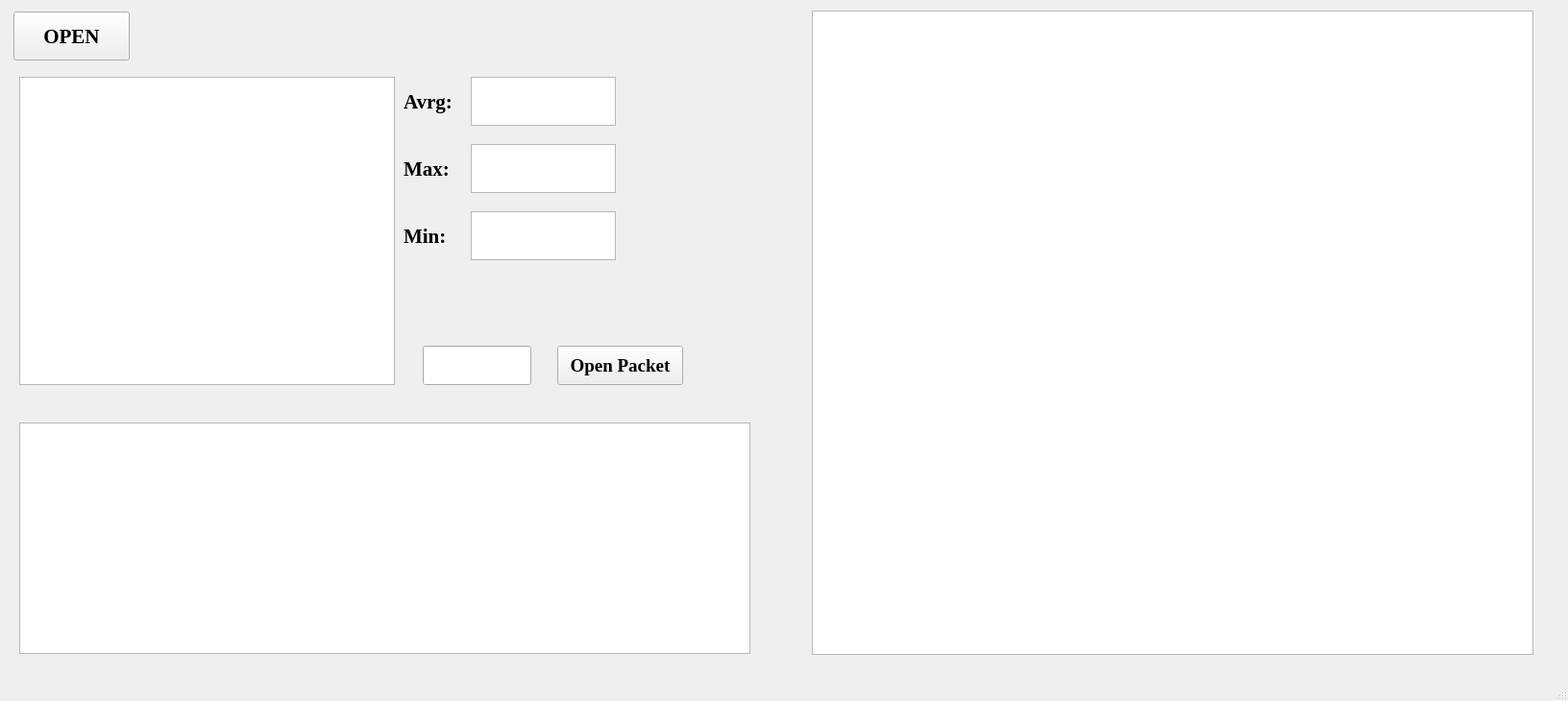
<?xml version="1.0" encoding="UTF-8"?>
<ui version="4.0">
 <class>Sniffer</class>
 <widget class="QMainWindow" name="Sniffer">
  <property name="geometry">
   <rect>
    <x>0</x>
    <y>0</y>
    <width>1632</width>
    <height>730</height>
   </rect>
  </property>
  <property name="minimumSize">
   <size>
    <width>1632</width>
    <height>730</height>
   </size>
  </property>
  <property name="maximumSize">
   <size>
    <width>1632</width>
    <height>730</height>
   </size>
  </property>
  <property name="windowTitle">
   <string>MainWindow</string>
  </property>
  <widget class="QWidget" name="centralwidget">
   <widget class="QPushButton" name="Open">
    <property name="geometry">
     <rect>
      <x>14</x>
      <y>12</y>
      <width>121</width>
      <height>51</height>
     </rect>
    </property>
    <property name="font">
     <font>
      <family>Times New Roman</family>
      <pointsize>16</pointsize>
      <weight>75</weight>
      <bold>true</bold>
     </font>
    </property>
    <property name="text">
     <string>OPEN</string>
    </property>
   </widget>
   <widget class="QTextEdit" name="Text">
    <property name="geometry">
     <rect>
      <x>20</x>
      <y>80</y>
      <width>391</width>
      <height>321</height>
     </rect>
    </property>
    <property name="font">
     <font>
      <pointsize>14</pointsize>
      <weight>75</weight>
      <bold>true</bold>
     </font>
    </property>
    <property name="readOnly">
     <bool>true</bool>
    </property>
   </widget>
   <widget class="QTextEdit" name="Avrg">
    <property name="geometry">
     <rect>
      <x>490</x>
      <y>80</y>
      <width>151</width>
      <height>51</height>
     </rect>
    </property>
    <property name="font">
     <font>
      <pointsize>18</pointsize>
      <weight>75</weight>
      <bold>true</bold>
     </font>
    </property>
    <property name="readOnly">
     <bool>true</bool>
    </property>
   </widget>
   <widget class="QTextEdit" name="Max">
    <property name="geometry">
     <rect>
      <x>490</x>
      <y>150</y>
      <width>151</width>
      <height>51</height>
     </rect>
    </property>
    <property name="font">
     <font>
      <pointsize>18</pointsize>
      <weight>75</weight>
      <bold>true</bold>
     </font>
    </property>
    <property name="readOnly">
     <bool>true</bool>
    </property>
    <property name="html">
     <string>&lt;!DOCTYPE HTML PUBLIC &quot;-//W3C//DTD HTML 4.0//EN&quot; &quot;http://www.w3.org/TR/REC-html40/strict.dtd&quot;&gt;
&lt;html&gt;&lt;head&gt;&lt;meta name=&quot;qrichtext&quot; content=&quot;1&quot; /&gt;&lt;style type=&quot;text/css&quot;&gt;
p, li { white-space: pre-wrap; }
&lt;/style&gt;&lt;/head&gt;&lt;body style=&quot; font-family:'MS Shell Dlg 2'; font-size:18pt; font-weight:600; font-style:normal;&quot;&gt;
&lt;p style=&quot;-qt-paragraph-type:empty; margin-top:0px; margin-bottom:0px; margin-left:0px; margin-right:0px; -qt-block-indent:0; text-indent:0px; font-size:8.25pt; font-weight:400;&quot;&gt;&lt;br /&gt;&lt;/p&gt;&lt;/body&gt;&lt;/html&gt;</string>
    </property>
   </widget>
   <widget class="QTextEdit" name="Min">
    <property name="geometry">
     <rect>
      <x>490</x>
      <y>220</y>
      <width>151</width>
      <height>51</height>
     </rect>
    </property>
    <property name="font">
     <font>
      <pointsize>18</pointsize>
      <weight>75</weight>
      <bold>true</bold>
     </font>
    </property>
    <property name="readOnly">
     <bool>true</bool>
    </property>
    <property name="html">
     <string>&lt;!DOCTYPE HTML PUBLIC &quot;-//W3C//DTD HTML 4.0//EN&quot; &quot;http://www.w3.org/TR/REC-html40/strict.dtd&quot;&gt;
&lt;html&gt;&lt;head&gt;&lt;meta name=&quot;qrichtext&quot; content=&quot;1&quot; /&gt;&lt;style type=&quot;text/css&quot;&gt;
p, li { white-space: pre-wrap; }
&lt;/style&gt;&lt;/head&gt;&lt;body style=&quot; font-family:'MS Shell Dlg 2'; font-size:18pt; font-weight:600; font-style:normal;&quot;&gt;
&lt;p style=&quot;-qt-paragraph-type:empty; margin-top:0px; margin-bottom:0px; margin-left:0px; margin-right:0px; -qt-block-indent:0; text-indent:0px; font-size:8.25pt; font-weight:400;&quot;&gt;&lt;br /&gt;&lt;/p&gt;&lt;/body&gt;&lt;/html&gt;</string>
    </property>
   </widget>
   <widget class="QLabel" name="label">
    <property name="geometry">
     <rect>
      <x>420</x>
      <y>150</y>
      <width>61</width>
      <height>51</height>
     </rect>
    </property>
    <property name="font">
     <font>
      <family>Times New Roman</family>
      <pointsize>16</pointsize>
      <weight>75</weight>
      <bold>true</bold>
     </font>
    </property>
    <property name="text">
     <string>Max:</string>
    </property>
   </widget>
   <widget class="QLabel" name="label_2">
    <property name="geometry">
     <rect>
      <x>420</x>
      <y>220</y>
      <width>61</width>
      <height>51</height>
     </rect>
    </property>
    <property name="font">
     <font>
      <family>Times New Roman</family>
      <pointsize>16</pointsize>
      <weight>75</weight>
      <bold>true</bold>
     </font>
    </property>
    <property name="text">
     <string>Min:</string>
    </property>
   </widget>
   <widget class="QLabel" name="label_3">
    <property name="geometry">
     <rect>
      <x>420</x>
      <y>80</y>
      <width>61</width>
      <height>51</height>
     </rect>
    </property>
    <property name="font">
     <font>
      <family>Times New Roman</family>
      <pointsize>16</pointsize>
      <weight>75</weight>
      <bold>true</bold>
     </font>
    </property>
    <property name="text">
     <string>Avrg:</string>
    </property>
   </widget>
   <widget class="QLineEdit" name="Num">
    <property name="geometry">
     <rect>
      <x>440</x>
      <y>360</y>
      <width>113</width>
      <height>41</height>
     </rect>
    </property>
    <property name="font">
     <font>
      <pointsize>14</pointsize>
      <weight>75</weight>
      <bold>true</bold>
     </font>
    </property>
   </widget>
   <widget class="QPushButton" name="pushButton">
    <property name="geometry">
     <rect>
      <x>580</x>
      <y>360</y>
      <width>131</width>
      <height>41</height>
     </rect>
    </property>
    <property name="font">
     <font>
      <family>Times New Roman</family>
      <pointsize>14</pointsize>
      <weight>75</weight>
      <bold>true</bold>
     </font>
    </property>
    <property name="text">
     <string>Open Packet</string>
    </property>
   </widget>
   <widget class="QTextEdit" name="Pack">
    <property name="geometry">
     <rect>
      <x>20</x>
      <y>440</y>
      <width>761</width>
      <height>241</height>
     </rect>
    </property>
    <property name="font">
     <font>
      <pointsize>16</pointsize>
      <weight>75</weight>
      <bold>true</bold>
     </font>
    </property>
    <property name="html">
     <string>&lt;!DOCTYPE HTML PUBLIC &quot;-//W3C//DTD HTML 4.0//EN&quot; &quot;http://www.w3.org/TR/REC-html40/strict.dtd&quot;&gt;
&lt;html&gt;&lt;head&gt;&lt;meta name=&quot;qrichtext&quot; content=&quot;1&quot; /&gt;&lt;style type=&quot;text/css&quot;&gt;
p, li { white-space: pre-wrap; }
&lt;/style&gt;&lt;/head&gt;&lt;body style=&quot; font-family:'MS Shell Dlg 2'; font-size:16pt; font-weight:600; font-style:normal;&quot;&gt;
&lt;p style=&quot;-qt-paragraph-type:empty; margin-top:0px; margin-bottom:0px; margin-left:0px; margin-right:0px; -qt-block-indent:0; text-indent:0px; font-size:24pt;&quot;&gt;&lt;br /&gt;&lt;/p&gt;&lt;/body&gt;&lt;/html&gt;</string>
    </property>
   </widget>
   <widget class="QTableWidget" name="Table">
    <property name="geometry">
     <rect>
      <x>845</x>
      <y>11</y>
      <width>751</width>
      <height>671</height>
     </rect>
    </property>
    <property name="font">
     <font>
      <pointsize>10</pointsize>
      <weight>75</weight>
      <bold>true</bold>
     </font>
    </property>
   </widget>
  </widget>
  <widget class="QMenuBar" name="menubar">
   <property name="geometry">
    <rect>
     <x>0</x>
     <y>0</y>
     <width>1632</width>
     <height>21</height>
    </rect>
   </property>
  </widget>
  <widget class="QStatusBar" name="statusbar"/>
 </widget>
 <resources/>
 <connections/>
</ui>
